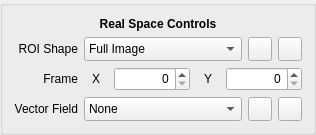
       <widget class="QGroupBox" name="RealSpacePanel">
        <property name="flat">
         <bool>true</bool>
        </property>
        <layout class="QGridLayout" name="RealSpacePanelGrid">
         <item row="2" column="2">
          <widget class="QSpinBox" name="FrameX">
           <property name="minimumSize">
            <size>
             <width>76</width>
             <height>24</height>
            </size>
           </property>
           <property name="maximumSize">
            <size>
             <width>16777215</width>
             <height>24</height>
            </size>
           </property>
           <property name="alignment">
            <set>Qt::AlignRight|Qt::AlignTrailing|Qt::AlignVCenter</set>
           </property>
          </widget>
         </item>
         <item row="1" column="6">
          <widget class="QPushButton" name="ShowRealMaskWdw">
           <property name="minimumSize">
            <size>
             <width>24</width>
             <height>24</height>
            </size>
           </property>
           <property name="maximumSize">
            <size>
             <width>24</width>
             <height>24</height>
            </size>
           </property>
           <property name="text">
            <string/>
           </property>
           <property name="icon">
            <iconset>
             <normaloff>icons/Aperture.png</normaloff>icons/Aperture.png</iconset>
           </property>
          </widget>
         </item>
         <item row="2" column="3">
          <widget class="QLabel" name="FrameYLabel">
           <property name="minimumSize">
            <size>
             <width>24</width>
             <height>24</height>
            </size>
           </property>
           <property name="maximumSize">
            <size>
             <width>24</width>
             <height>24</height>
            </size>
           </property>
           <property name="text">
            <string>Y</string>
           </property>
           <property name="alignment">
            <set>Qt::AlignCenter</set>
           </property>
          </widget>
         </item>
         <item row="1" column="0">
          <widget class="QLabel" name="RealROIShapeLabel">
           <property name="text">
            <string>ROI Shape</string>
           </property>
           <property name="alignment">
            <set>Qt::AlignRight|Qt::AlignTrailing|Qt::AlignVCenter</set>
           </property>
          </widget>
         </item>
         <item row="0" column="0" colspan="7">
          <widget class="QLabel" name="RealSpacePanelLabel">
           <property name="font">
            <font>
             <weight>75</weight>
             <bold>true</bold>
            </font>
           </property>
           <property name="text">
            <string>Real Space Controls</string>
           </property>
           <property name="alignment">
            <set>Qt::AlignCenter</set>
           </property>
          </widget>
         </item>
         <item row="3" column="0">
          <widget class="QLabel" name="DispVecFieldLabel">
           <property name="text">
            <string>Vector Field</string>
           </property>
           <property name="alignment">
            <set>Qt::AlignRight|Qt::AlignTrailing|Qt::AlignVCenter</set>
           </property>
          </widget>
         </item>
         <item row="3" column="5">
          <widget class="QToolButton" name="DispVecColor">
           <property name="minimumSize">
            <size>
             <width>24</width>
             <height>24</height>
            </size>
           </property>
           <property name="maximumSize">
            <size>
             <width>24</width>
             <height>24</height>
            </size>
           </property>
           <property name="text">
            <string/>
           </property>
           <property name="icon">
            <iconset>
             <normaloff>icons/colorPicker.png</normaloff>icons/colorPicker.png</iconset>
           </property>
          </widget>
         </item>
         <item row="1" column="5">
          <widget class="QPushButton" name="RealROIInvert">
           <property name="minimumSize">
            <size>
             <width>24</width>
             <height>24</height>
            </size>
           </property>
           <property name="maximumSize">
            <size>
             <width>24</width>
             <height>24</height>
            </size>
           </property>
           <property name="text">
            <string/>
           </property>
           <property name="icon">
            <iconset>
             <normaloff>icons/invertColors.png</normaloff>icons/invertColors.png</iconset>
           </property>
          </widget>
         </item>
         <item row="1" column="1" colspan="4">
          <widget class="QComboBox" name="RealROIShape">
           <property name="minimumSize">
            <size>
             <width>129</width>
             <height>24</height>
            </size>
           </property>
           <property name="maximumSize">
            <size>
             <width>16777215</width>
             <height>24</height>
            </size>
           </property>
           <item>
            <property name="text">
             <string>Full Image</string>
            </property>
           </item>
           <item>
            <property name="text">
             <string>Point</string>
            </property>
           </item>
           <item>
            <property name="text">
             <string>Ellipse</string>
            </property>
           </item>
           <item>
            <property name="text">
             <string>Rectangle</string>
            </property>
           </item>
           <item>
            <property name="text">
             <string>Draw Polygon</string>
            </property>
           </item>
           <item>
            <property name="text">
             <string>From File</string>
            </property>
           </item>
          </widget>
         </item>
         <item row="2" column="4" colspan="3">
          <widget class="QSpinBox" name="FrameY">
           <property name="minimumSize">
            <size>
             <width>76</width>
             <height>24</height>
            </size>
           </property>
           <property name="maximumSize">
            <size>
             <width>16777215</width>
             <height>24</height>
            </size>
           </property>
           <property name="alignment">
            <set>Qt::AlignRight|Qt::AlignTrailing|Qt::AlignVCenter</set>
           </property>
          </widget>
         </item>
         <item row="3" column="6">
          <widget class="QPushButton" name="ShowColorWheelWdw">
           <property name="minimumSize">
            <size>
             <width>24</width>
             <height>24</height>
            </size>
           </property>
           <property name="maximumSize">
            <size>
             <width>24</width>
             <height>24</height>
            </size>
           </property>
           <property name="text">
            <string/>
           </property>
           <property name="icon">
            <iconset>
             <normaloff>icons/colorwheel.png</normaloff>icons/colorwheel.png</iconset>
           </property>
          </widget>
         </item>
         <item row="2" column="1">
          <widget class="QLabel" name="FrameXLabel">
           <property name="minimumSize">
            <size>
             <width>24</width>
             <height>24</height>
            </size>
           </property>
           <property name="maximumSize">
            <size>
             <width>24</width>
             <height>24</height>
            </size>
           </property>
           <property name="text">
            <string>X</string>
           </property>
           <property name="alignment">
            <set>Qt::AlignCenter</set>
           </property>
          </widget>
         </item>
         <item row="2" column="0">
          <widget class="QLabel" name="FrameLabel">
           <property name="text">
            <string>Frame</string>
           </property>
           <property name="alignment">
            <set>Qt::AlignRight|Qt::AlignTrailing|Qt::AlignVCenter</set>
           </property>
          </widget>
         </item>
         <item row="3" column="1" colspan="4">
          <widget class="QComboBox" name="DispVecField">
           <property name="minimumSize">
            <size>
             <width>129</width>
             <height>24</height>
            </size>
           </property>
           <property name="maximumSize">
            <size>
             <width>16777215</width>
             <height>24</height>
            </size>
           </property>
           <item>
            <property name="text">
             <string>None</string>
            </property>
           </item>
           <item>
            <property name="text">
             <string>1:1</string>
            </property>
           </item>
           <item>
            <property name="text">
             <string>1:2</string>
            </property>
           </item>
           <item>
            <property name="text">
             <string>1:4</string>
            </property>
           </item>
           <item>
            <property name="text">
             <string>1:8</string>
            </property>
           </item>
           <item>
            <property name="text">
             <string>1:16</string>
            </property>
           </item>
          </widget>
         </item>
        </layout>
       </widget>
